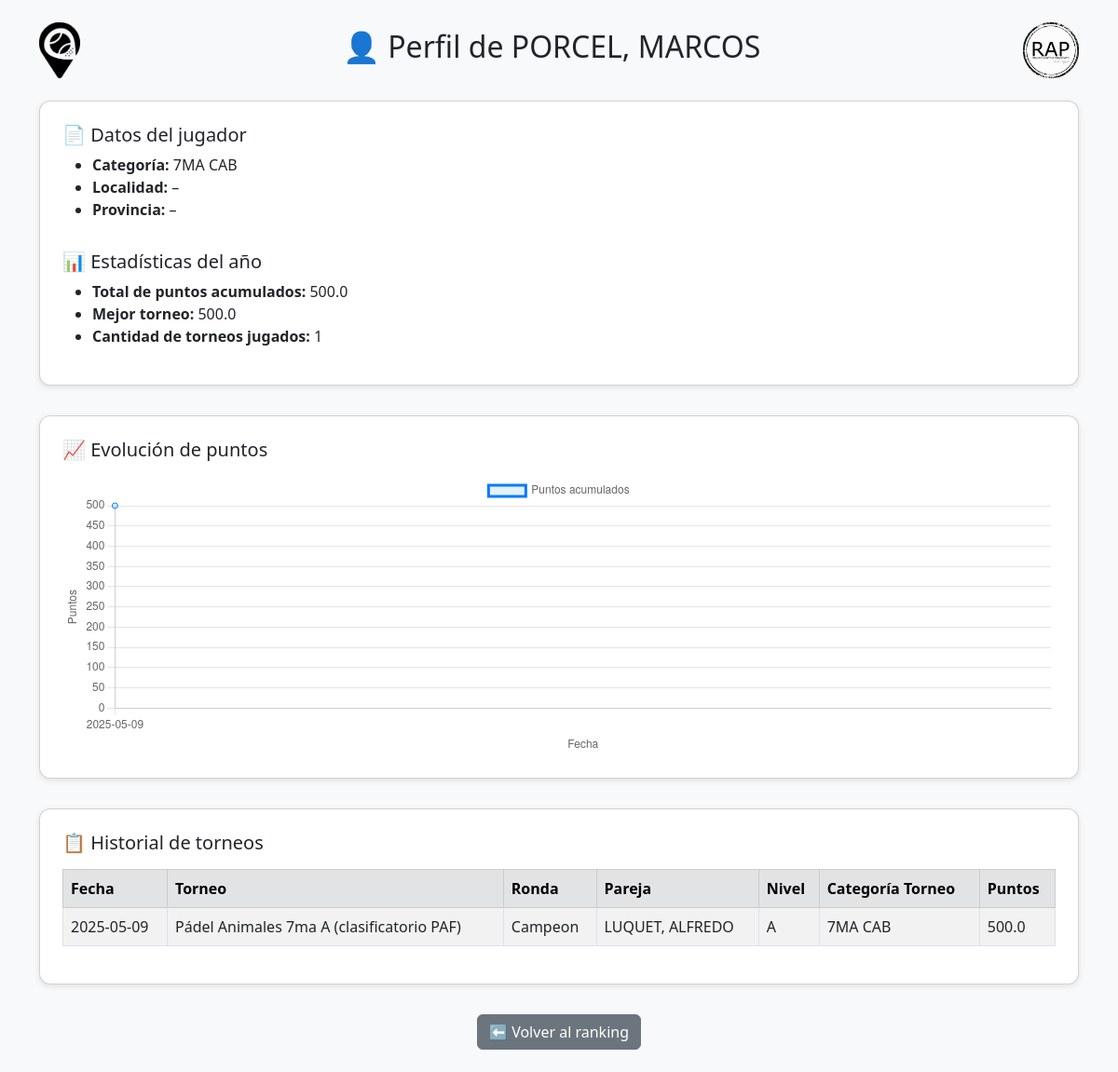
Page /perfil/PORCEL, MARCOS on the earlier database version.
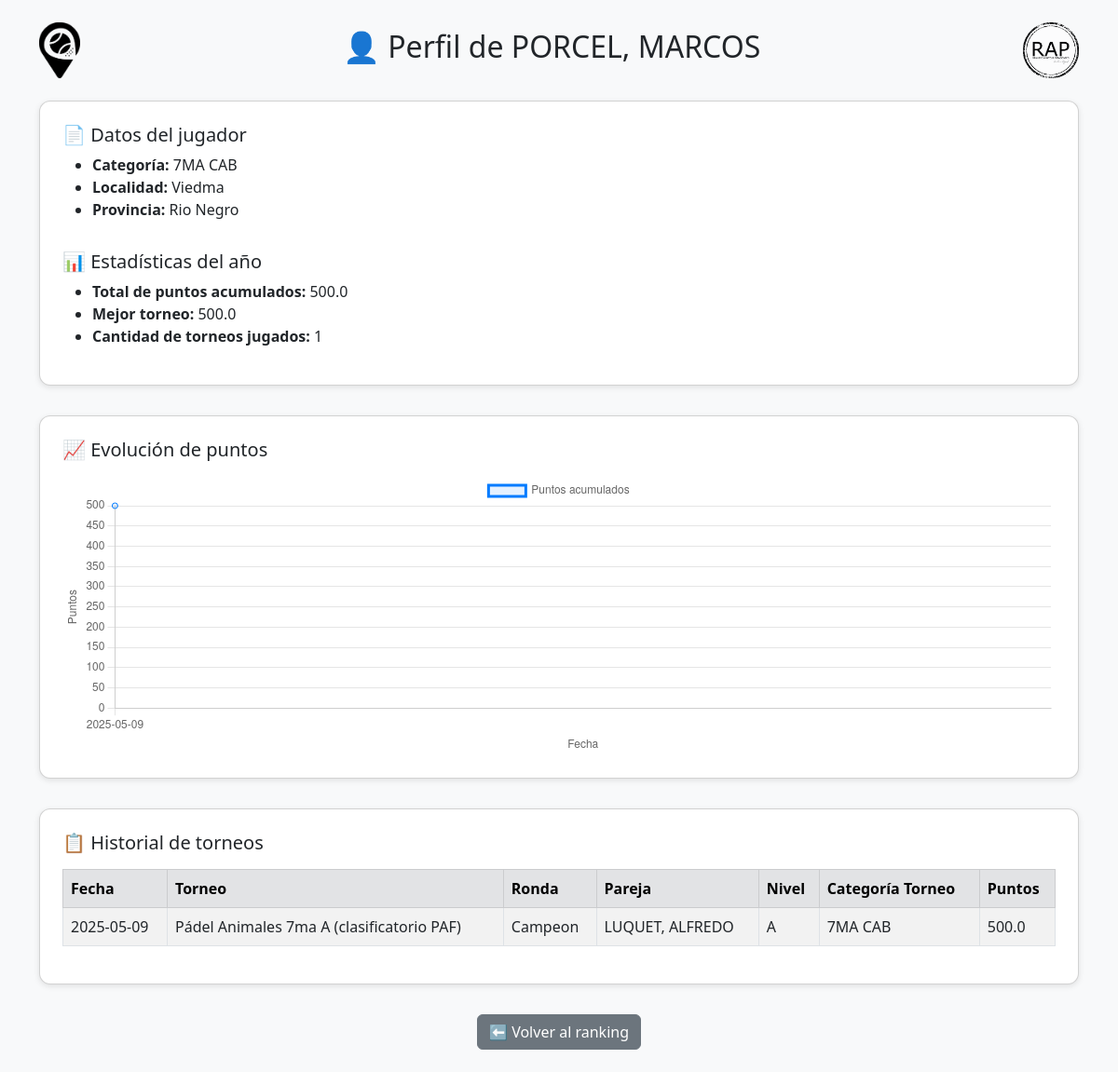
Same page on the later database version.
### tables this page shows
CREATE TABLE jugadores (
            id INTEGER PRIMARY KEY AUTOINCREMENT,
            nombre TEXT UNIQUE,
            categoria TEXT,
            localidad TEXT,
            provincia TEXT,
            puntos INTEGER DEFAULT 0,
            historial TEXT
        );

### app.py (the view)
@app.route('/perfil/<nombre>')
def perfil_jugador(nombre):
    conn = get_db_connection()
    conn.row_factory = sqlite3.Row
    cursor = conn.cursor()
    nombre_normalizado = nombre.strip().lower()
    jugadores = cursor.execute("SELECT * FROM jugadores").fetchall()
    jugador = next((j for j in jugadores if j['nombre'].strip().lower() == nombre_normalizado), None)
    if not jugador:
        conn.close()
        return "Jugador no encontrado", 404
    historial_json = jugador["historial"]
    historial = json.loads(historial_json) if historial_json else []
    historial = sorted(historial, key=lambda x: x['fecha'])
    fechas = [h['fecha'] for h in historial]
    acumulado = []
    total = 0
    for h in historial:
        total += h['puntos']
        acumulado.append(total)
    puntos_totales = sum(h['puntos'] for h in historial)
    mejor_torneo = max((h['puntos'] for h in historial), default=0)
    torneos_jugados = len(historial)
    conn.close()
    return render_template('perfil_jugador.html',
                           jugador=jugador,
                           historial=historial,
                           fechas=fechas,
                           puntos=acumulado,
                           puntos_totales=puntos_totales,
                           mejor_torneo=mejor_torneo,
                           torneos_jugados=torneos_jugados)

### app.py (called while the page is built)
def get_db_connection():
    db_path = os.path.join(os.path.dirname(__file__), 'database.db')
    conn = sqlite3.connect(db_path)
    conn.row_factory = sqlite3.Row
    return conn

### templates/perfil_jugador.html (shortened to what the changed rows need)
<!DOCTYPE html>
<html lang="es">
<head>
    <link href="https://cdn.jsdelivr.net/npm/bootstrap@5.3.0/dist/css/bootstrap.min.css" rel="stylesheet">
</head>
<body class="bg-light">
<div class="container py-4">
    <div class="d-flex justify-content-between align-items-center mb-4">
        <img src="{{ url_for('static', filename='img/logo_academia.png') }}" alt="Academia Bogado" class="logo-header">
        <h2 class="text-center flex-grow-1">👤 Perfil de {{ jugador.nombre }}</h2>
        <img src="{{ url_for('static', filename='img/logo_rap.png') }}" alt="RAP Ranking" class="logo-header">
    </div>
    <div class="card card-custom p-4 bg-white">
        <ul>
            <li><strong>Categoría:</strong> {{ jugador.categoria }}</li>
            <li><strong>Localidad:</strong> {{ jugador.localidad or "–" }}</li>
            <li><strong>Provincia:</strong> {{ jugador.provincia or "–" }}</li>
        </ul>
    </div>
    <div class="card card-custom p-4 bg-white">
        {% if historial %}
            <div class="table-responsive">
                <table class="table table-bordered table-striped">
                    <thead class="table-secondary">
                        <tr>
                            <th>Fecha</th>
                            <th>Torneo</th>
                            <th>Ronda</th>
                            <th>Pareja</th>
                            <th>Nivel</th>
                            <th>Categoría Torneo</th>
                            <th>Puntos</th>
                        </tr>
                    </thead>
                </table>
            </div>
        {% else %}
            <div class="alert alert-info text-center">Este jugador aún no tiene historial cargado.</div>
        {% endif %}
    </div>
</div>
<script>
    const ctx = document.getElementById('grafico');
    const puntos = {{ puntos | tojson }};
    const fechas = {{ fechas | tojson }};
    if (puntos.length > 0) {
        new Chart(ctx, {
            type: 'line',
            data: {
                labels: fechas,
                datasets: [{
                    label: 'Puntos acumulados',
                    data: puntos,
                    borderColor: '#007bff',
                    backgroundColor: 'rgba(0,123,255,0.1)',
                    fill: true,
                    tension: 0.3
                }]
            },
            options: {
                responsive: true,
                scales: {
                    y: {
                        beginAtZero: true,
                        title: { display: true, text: 'Puntos' }
                    },
                    x: {
                        title: { display: true, text: 'Fecha' }
                    }
                }
            }
        });
    }
</script>
</body>
</html>

Differences in the rows shown:
changed jugadores "PORCEL, MARCOS": localidad (not shown) → "Viedma"; provincia (not shown) → "Rio Negro"
Other differences:
{{ jugador.localidad or "–" }}: "–" → (not shown)
{{ jugador.provincia or "–" }}: "–" → (not shown)
